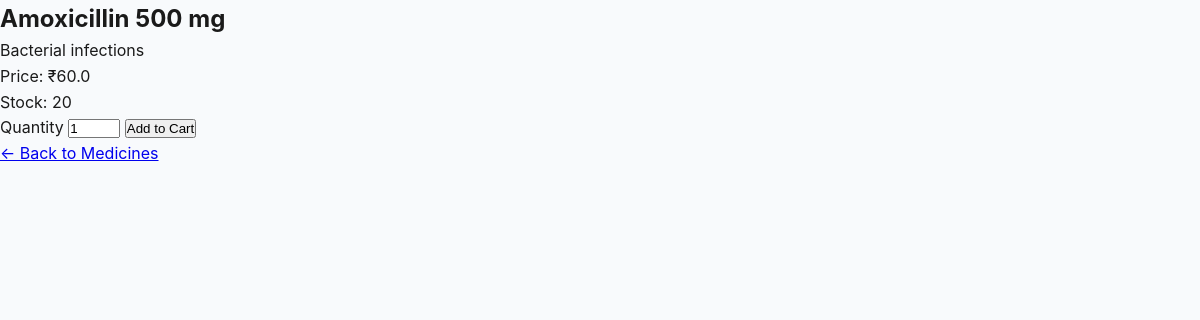
/medicine/5/ (signed in), run on the app's committed database.
### app/models.py (models this page shows, shortened)
class Medicine(models.Model):
    name = models.CharField(max_length=100)
    description = models.TextField()
    price = models.FloatField()
    stock = models.PositiveIntegerField(default=0)

### app/views.py (the view, shortened to what this page needs)
# urls.py: path('medicine/<int:id>/', views.medicine_detail, name='medicine_detail'),
@login_required
def medicine_detail(request, id):
    medicine = get_object_or_404(Medicine, id=id)
    return render(request, 'medicine_detail.html', {'medicine': medicine})

### templates/medicine_detail.html (shortened to what this page needs)
<!DOCTYPE html>
<html lang="en">
<head>
    {% load static %}
    <link rel="stylesheet" href="{% static 'css/medicine.css' %}">
</head>
<body>
    <h2>{{ medicine.name }}</h2>
    <p>{{ medicine.description }}</p>
    <p>Price: ₹{{ medicine.price }}</p>
    <p>Stock: {{ medicine.stock }}</p>
    <form method="POST">
        <label>Quantity</label>
        <input type="number" name="quantity" value="1" min="1" max="{{ medicine.stock }}">
        <button type="submit">Add to Cart</button>
    </form>
    <a href="{% url 'medicine_list' %}">← Back to Medicines</a>
</body>
</html>

### static/css/medicine.css (style rules this page uses)
* { margin: 0; padding: 0; box-sizing: border-box; }
:root { --primary-color: #089163; --primary-dark: #066d4a; --secondary-color: #007aff; --accent-color: #ff6b6b; --text-dark: #1a1a1a; --text-gray: #6b7280; --bg-light: #f8fafc; --bg-white: #ffffff; --shadow-sm: 0 1px 2px 0 rgba(0, 0, 0, 0.05); --shadow-md: 0 4px 6px -1px rgba(0, 0, 0, 0.1); --shadow-lg: 0 10px 15px -3px rgba(0, 0, 0, 0.1); --shadow-xl: 0 20px 25px -5px rgba(0, 0, 0, 0.1); }
body { font-family: 'Inter', -apple-system, BlinkMacSystemFont, 'Segoe UI', sans-serif; background-color: var(--bg-light); color: var(--text-dark); line-height: 1.6; }

### data on the page
Medicine: name "Amoxicillin 500 mg", description "Bacterial infections", price "60.0", stock "20"
